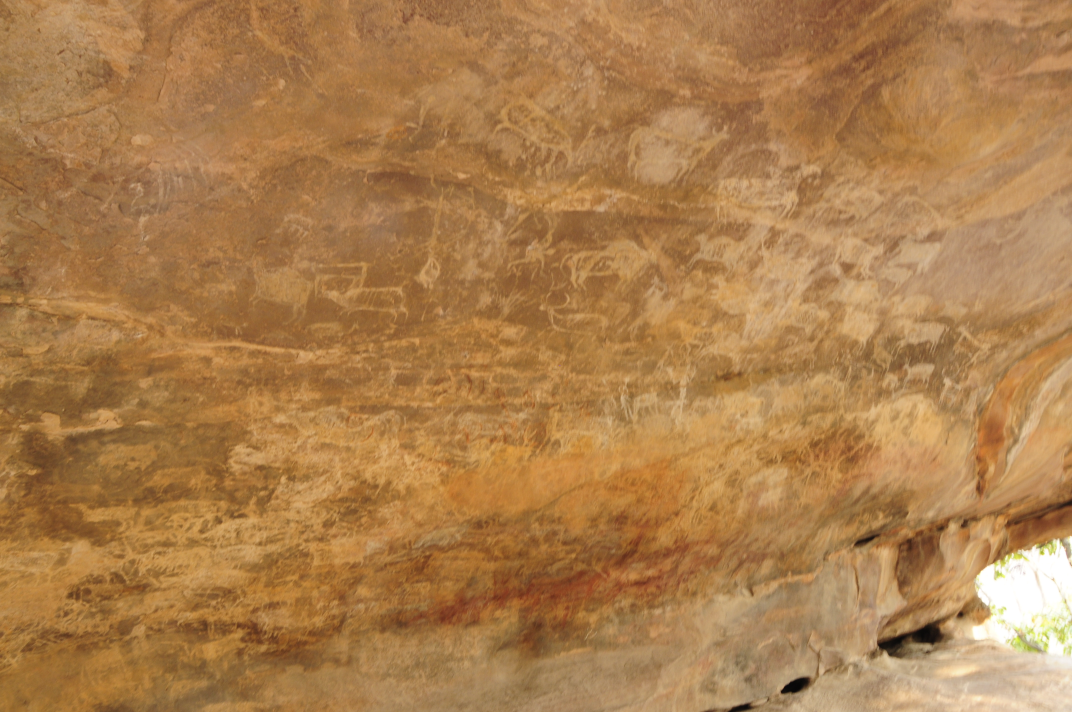
#> input picture backend/app/data/raw/054394f2f8c34282b850a498435b2c85__DSC6992.JPG, 3216 x 2136 px (shown at 1/3 size)
$ python -i core_preprocessing.py   (imports and definitions only)
#> lines starting #> are read from the running program, lines starting #| are printed output that depends on the picture
### backend/app/config.py
"""Central configuration object consumed across the FastAPI backend."""

from dataclasses import dataclass, field
from pathlib import Path


@dataclass
class DatabaseConfig:
    db_path: str = "rock_art_analysis.db"
    connection_timeout: float = 30.0
    check_same_thread: bool = False
    isolation_level: str = "DEFERRED"


@dataclass
class SearchConfig:
    cache_embeddings: bool = True
    embedding_dim: int = 1280
    similarity_metric: str = "cosine"
    top_k_results: int = 10


@dataclass
class ModelConfig:
    embedding_model_name: str = "efficientnet_b0"
    embedding_dim: int = 1280
    image_size: int = 128
    classifier_input_shape: tuple[int, int, int] = (128, 128, 3)
    model_name: str = "rock-art-classifier"
    model_path: str = "models/classifier_model.h5"
    label_map_path: str = "models/label_to_idx.json"
    confidence_threshold: float = 0.8
    num_epochs: int = 10
    batch_size: int = 16
    validation_split: float = 0.2
    learning_rate: float = 0.001


@dataclass
class PreprocessingConfig:
    target_size: tuple[int, int] = (512, 512)
    brightness_range: tuple[float, float] = (0.8, 1.2)
    rotation_range: int = 15
    zoom_range: tuple[float, float] = (0.85, 1.15)
    apply_clahe: bool = True
    clahe_clip_limit: float = 2.0
    compress_quality: int = 85


@dataclass
class SegmentationConfig:
    min_object_size: int = 50


@dataclass
class PathConfig:
    raw_dir: str = "data/raw"
    processed_dir: str = "data/processed"
    shapes_dir: str = "data/shapes"
    logs_dir: str = "logs"
    models_dir: str = "models"
    exports_dir: str = "exports"

    def __post_init__(self) -> None:
        for value in (self.raw_dir, self.processed_dir, self.shapes_dir, self.logs_dir, self.models_dir, self.exports_dir):
            Path(value).mkdir(parents=True, exist_ok=True)


@dataclass
class LoggingConfig:
    log_level: str = "INFO"
    log_format: str = "%(asctime)s - %(name)s - %(levelname)s - %(message)s"
    log_file: str | None = None
    enable_file_logging: bool = False
    enable_console_logging: bool = True


@dataclass
class AppConfig:
    database: DatabaseConfig = field(default_factory=DatabaseConfig)
    search: SearchConfig = field(default_factory=SearchConfig)
    model: ModelConfig = field(default_factory=ModelConfig)
    preprocessing: PreprocessingConfig = field(default_factory=PreprocessingConfig)
    segmentation: SegmentationConfig = field(default_factory=SegmentationConfig)
    paths: PathConfig = field(default_factory=PathConfig)
    logging: LoggingConfig = field(default_factory=LoggingConfig)


CONFIG = AppConfig()

### backend/app/core/core_preprocessing.py
"""
Image preprocessing and segmentation module.
Handles image preprocessing, UNet segmentation, and shape extraction.
"""

import cv2
import numpy as np
import logging
import os
from typing import List, Tuple, Optional
from PIL import Image
import uuid

from config import CONFIG

logger = logging.getLogger(__name__)


class ImagePreprocessor:
    """Handles image preprocessing and enhancement."""

    def __init__(self):
        """Initialize preprocessor with config values."""
        self.target_size = CONFIG.preprocessing.target_size
        self.brightness_range = CONFIG.preprocessing.brightness_range
        self.rotation_range = CONFIG.preprocessing.rotation_range
        self.zoom_range = CONFIG.preprocessing.zoom_range
        self.apply_clahe = CONFIG.preprocessing.apply_clahe
        self.clahe_clip_limit = CONFIG.preprocessing.clahe_clip_limit
        self.compress_quality = CONFIG.preprocessing.compress_quality

    def preprocess_image(self, image_path: str, output_dir: str = None) -> Optional[str]:
        """Preprocess raw image for analysis.

        Args:
            image_path: Path to input image
            output_dir: Directory to save processed image (uses config default if None)

        Returns:
            Path to preprocessed image or None if failed
        """
        try:
            logger.info(f"Preprocessing image: {image_path}")

            # Read image
            img = cv2.imread(image_path)
#> img is the input picture: shape (2136, 3216, 3); mean B, G, R 77.1, 126.4, 171.8
            if img is None:
                logger.error(f"Failed to read image: {image_path}")
                return None

            # Convert to RGB
            img = cv2.cvtColor(img, cv2.COLOR_BGR2RGB)

            # Resize to target size
            img = cv2.resize(img, self.target_size, interpolation=cv2.INTER_LANCZOS4)
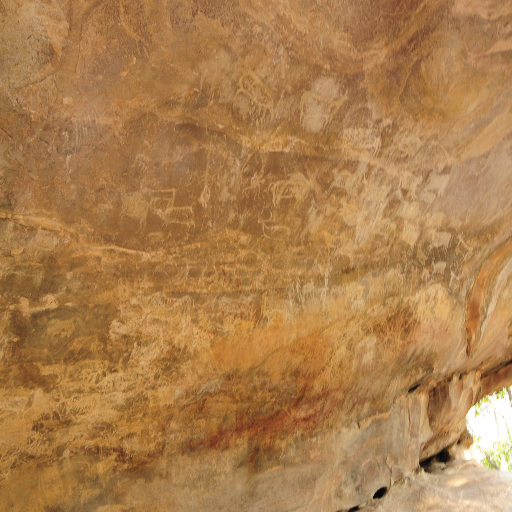
#> img: shape (512, 512, 3); mean R, G, B 171.8, 126.5, 77.1

            # Normalize
            img = img.astype(np.float32) / 255.0

            # Apply CLAHE (Contrast Limited Adaptive Histogram Equalization)
            if self.apply_clahe:
                img = self._apply_clahe(img)

            # Save preprocessed image
            output_dir = output_dir or CONFIG.paths.processed_dir
            os.makedirs(output_dir, exist_ok=True)

            filename = os.path.splitext(os.path.basename(image_path))[0] + "_processed.jpg"
            output_path = os.path.join(output_dir, filename)

            # Convert back to 0-255 range for saving
            img_uint8 = (img * 255).astype(np.uint8)
            img_bgr = cv2.cvtColor(img_uint8, cv2.COLOR_RGB2BGR)

            # Save with compression
            cv2.imwrite(output_path, img_bgr,
                       [cv2.IMWRITE_JPEG_QUALITY, self.compress_quality])

            logger.info(f"Preprocessed image saved: {output_path}")
            return output_path
        except Exception as e:
            logger.error(f"Error preprocessing image: {e}")
            return None

    def _apply_clahe(self, img: np.ndarray) -> np.ndarray:
        """Apply CLAHE enhancement to image.

        Args:
            img: Input image array (RGB)

        Returns:
            Enhanced image array
        """
        try:
            # Convert to LAB color space
            img_lab = cv2.cvtColor((img * 255).astype(np.uint8), cv2.COLOR_RGB2LAB)
#> img_lab: shape (512, 512, 3); mean of channels 0, 1, 2 143.8, 140, 161.5

            # Apply CLAHE to L channel
            clahe = cv2.createCLAHE(
                clipLimit=self.clahe_clip_limit,
                tileGridSize=(8, 8)
            )
            img_lab[:,:,0] = clahe.apply(img_lab[:,:,0])
#> img_lab: shape (512, 512, 3); mean of channels 0, 1, 2 140.3, 140, 161.5

            # Convert back to RGB
            img_enhanced = cv2.cvtColor(img_lab, cv2.COLOR_LAB2RGB)
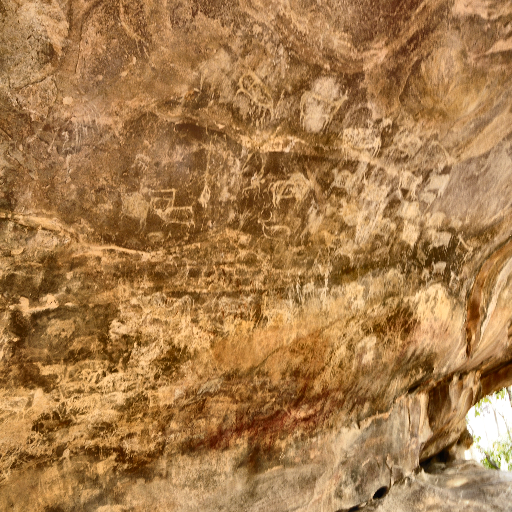
#> img_enhanced: shape (512, 512, 3); mean R, G, B 168.5, 123.8, 74.4
            return img_enhanced.astype(np.float32) / 255.0
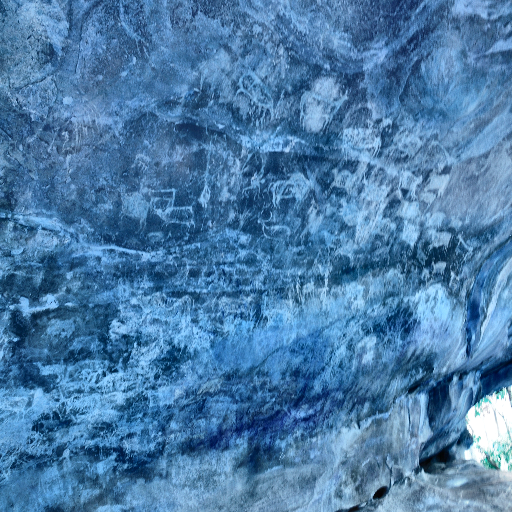
#> returned value: shape (512, 512, 3) float32; mean of channels 0, 1, 2 0.661, 0.485, 0.292; drawn as B, G, R
        except Exception as e:
            logger.warning(f"CLAHE enhancement failed: {e}")
            return img

    # [20 lines left out: function load_image_array, not called in this run]


class ShapeSegmenter:
    """Segments shapes from preprocessed images using contour detection."""

    def __init__(self):
        """Initialize segmenter."""
        self.min_object_size = CONFIG.segmentation.min_object_size

    # [130 lines left out: functions segment_shapes, extract_shape_by_contour, batch_segment, not called in this run]


class ShapeAnalyzer:
    """Analyze and extract features from segmented shapes."""

    # [57 lines left out: function compute_shape_features, not called in this run]

>>> result = ImagePreprocessor().preprocess_image('../data/raw/054394f2f8c34282b850a498435b2c85__DSC6992.JPG')

$ run again, on backend/app/data/raw/05d1f8b5dd774fac9fb8929a3170770b__DSC6995.JPG
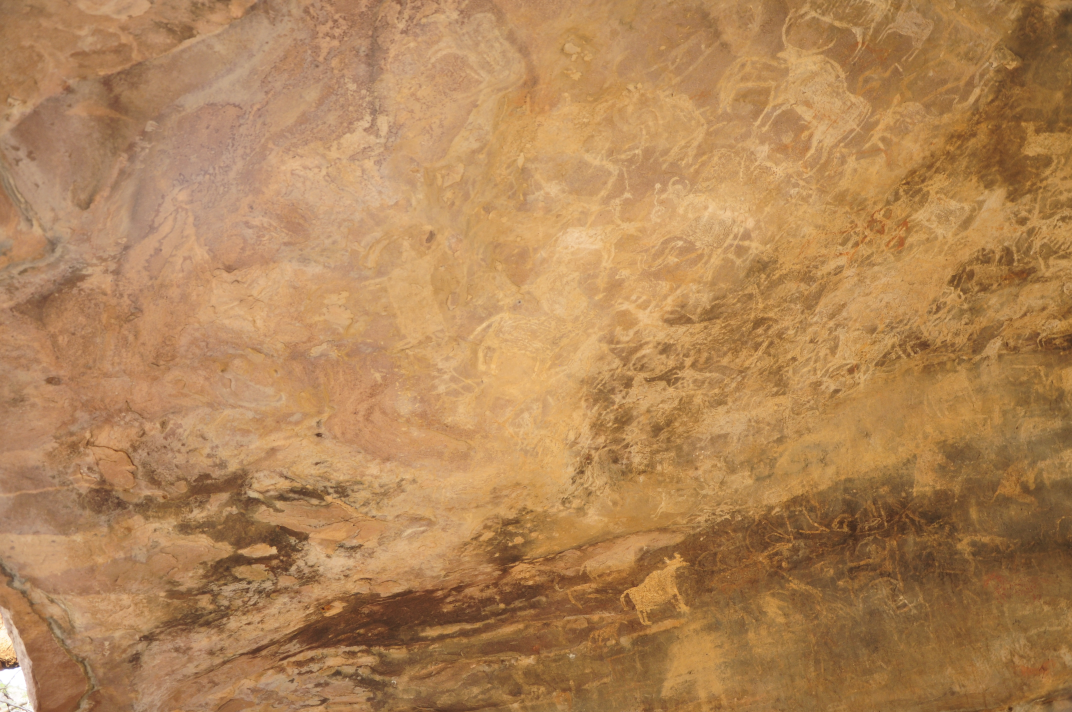
#> input picture backend/app/data/raw/05d1f8b5dd774fac9fb8929a3170770b__DSC6995.JPG, 3216 x 2136 px (shown at 1/3 size)
#> in preprocess_image, img is the input picture: shape (2136, 3216, 3); mean B, G, R 86.3, 132.6, 177.4
#> in _apply_clahe, `img_enhanced = cv2.cvtColor(img_lab, cv2.COLOR_LAB2RGB)`:
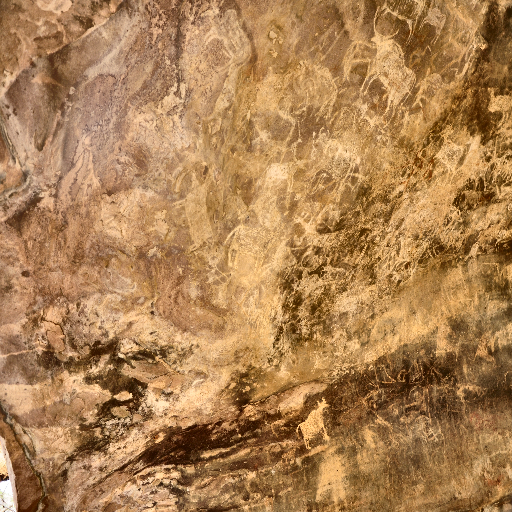
#> img_enhanced: shape (512, 512, 3); mean R, G, B 173.2, 129.1, 82.9
#> in _apply_clahe, `return img_enhanced.astype(np.float32) / 255.0`:
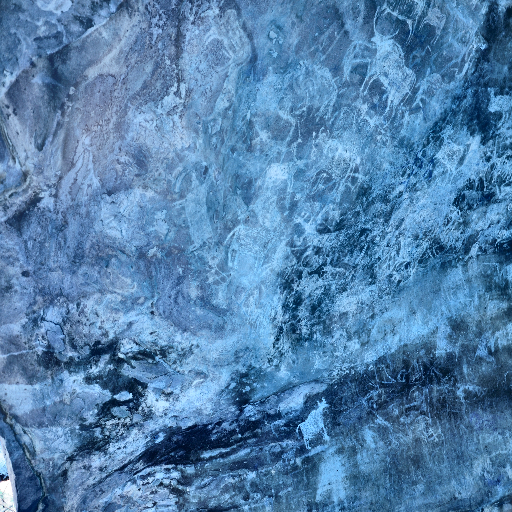
#> returned value: shape (512, 512, 3) float32; mean of channels 0, 1, 2 0.679, 0.507, 0.325; drawn as B, G, R

$ run again, on backend/app/data/raw/0b287dc0e22a4a0e90bee344beaf4f80__DSC7000.JPG
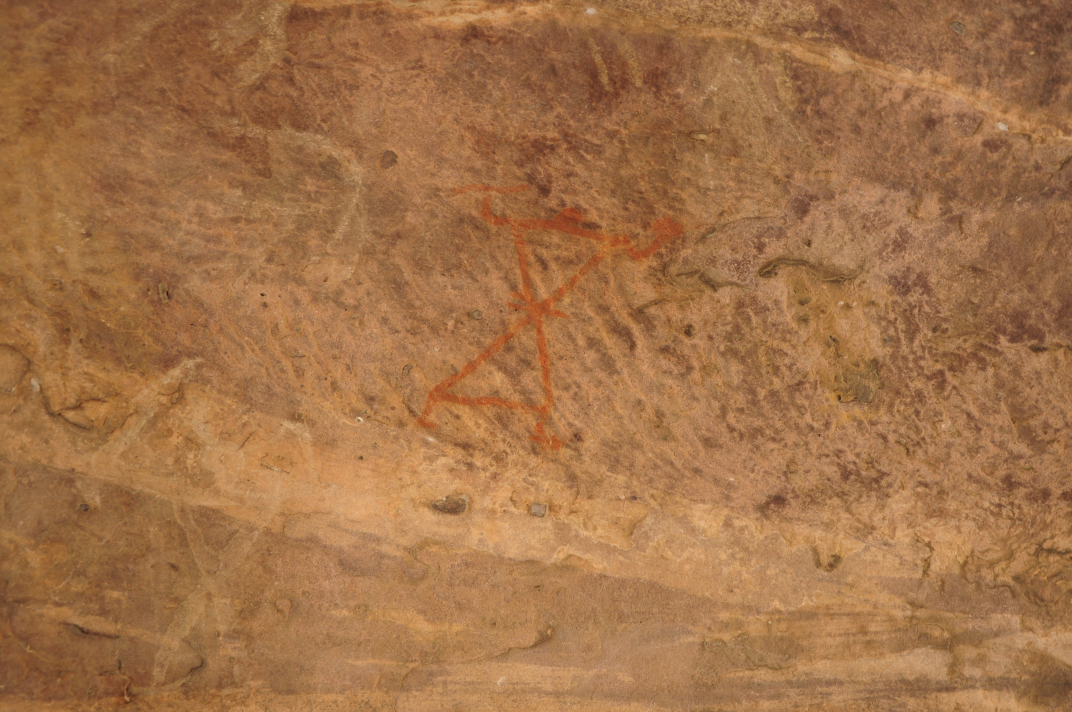
#> input picture backend/app/data/raw/0b287dc0e22a4a0e90bee344beaf4f80__DSC7000.JPG, 3216 x 2136 px (shown at 1/3 size)
#> in preprocess_image, img is the input picture: shape (2136, 3216, 3); mean B, G, R 72.6, 113.8, 162.6
#> in _apply_clahe, `img_enhanced = cv2.cvtColor(img_lab, cv2.COLOR_LAB2RGB)`:
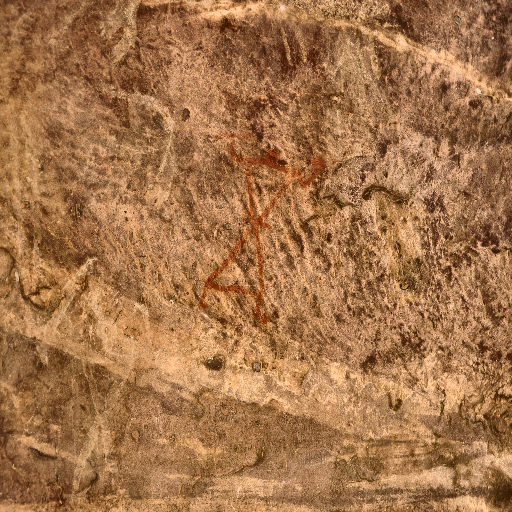
#> img_enhanced: shape (512, 512, 3); mean R, G, B 164.9, 116.3, 74.8
#> in _apply_clahe, `return img_enhanced.astype(np.float32) / 255.0`:
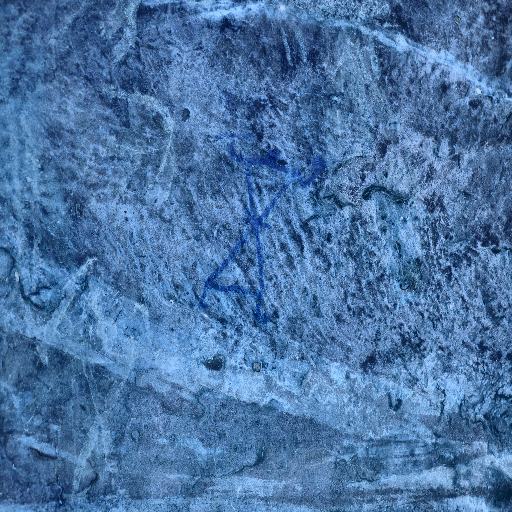
#> returned value: shape (512, 512, 3) float32; mean of channels 0, 1, 2 0.646, 0.456, 0.293; drawn as B, G, R
